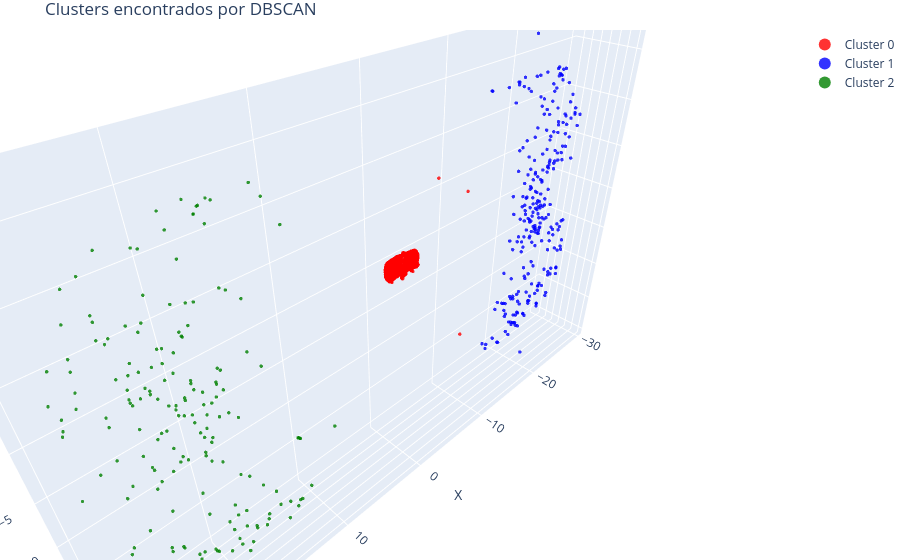

Write notebook code for a chart like this one.
### Markdown cell above
### 7.1 Dataset 1_coche.csv

### Code cell
df = pd.read_csv('data/1_coche.csv')
df_vehiculos_limpio = sustraer_fondo(limpiar_puntos(df), tree_fondo)
coords = df_vehiculos_limpio[['x', 'y', 'z']].values
labels = kmeans(coords, n_clusters_val=3, random_state_val=42)
plot_clusters(coords, labels)

### Figure 1 — Plotly figure (JSON) as saved in the notebook; plotly's stock layout.template omitted (floating-point values rounded to 4 significant figures; data arrays with more than 128 entries replaced by an {"elided": "..."} marker saying what was removed)
{"data": [{"marker": {"color": "red", "opacity": 0.8, "size": 2}, "mode": "markers", "name": "Cluster 0", "type": "scatter3d", "x": {"elided": "3110 float values"}, "y": {"elided": "3110 float values"}, "z": {"elided": "3110 float values"}}, {"marker": {"color": "blue", "opacity": 0.8, "size": 2}, "mode": "markers", "name": "Cluster 1", "type": "scatter3d", "x": {"elided": "256 float values"}, "y": {"elided": "256 float values"}, "z": {"elided": "256 float values"}}, {"marker": {"color": "green", "opacity": 0.8, "size": 2}, "mode": "markers", "name": "Cluster 2", "type": "scatter3d", "x": {"elided": "183 float values"}, "y": {"elided": "183 float values"}, "z": {"elided": "183 float values"}}], "layout": {"legend": {"itemsizing": "constant"}, "margin": {"b": 0, "l": 0, "r": 0, "t": 30}, "scene": {"aspectmode": "data", "xaxis": {"title": {"text": "X"}}, "yaxis": {"title": {"text": "Y"}}, "zaxis": {"title": {"text": "Z"}}}, "title": {"text": "Clusters encontrados por DBSCAN"}}}
